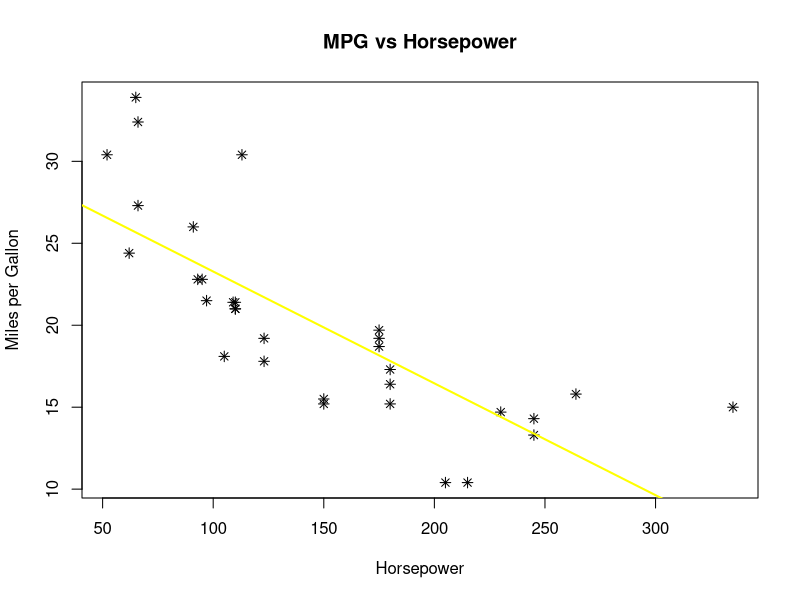

Here is the R script that generated this plot:
#mpg (Y) = Miles per gallon (dependent variable)
#hp (X) = Horsepower (independent variable)
library(ggplot2)


data(mtcars)

model = lm(mpg ~ hp, data = mtcars)

summary(model)

plot(
  mtcars$hp,
  mtcars$mpg,
  main = "MPG vs Horsepower",
  xlab = "Horsepower",
  ylab = "Miles per Gallon",
  pch = 8,
  col = "black"
)


abline(model, col = "yellow", lwd = 2)